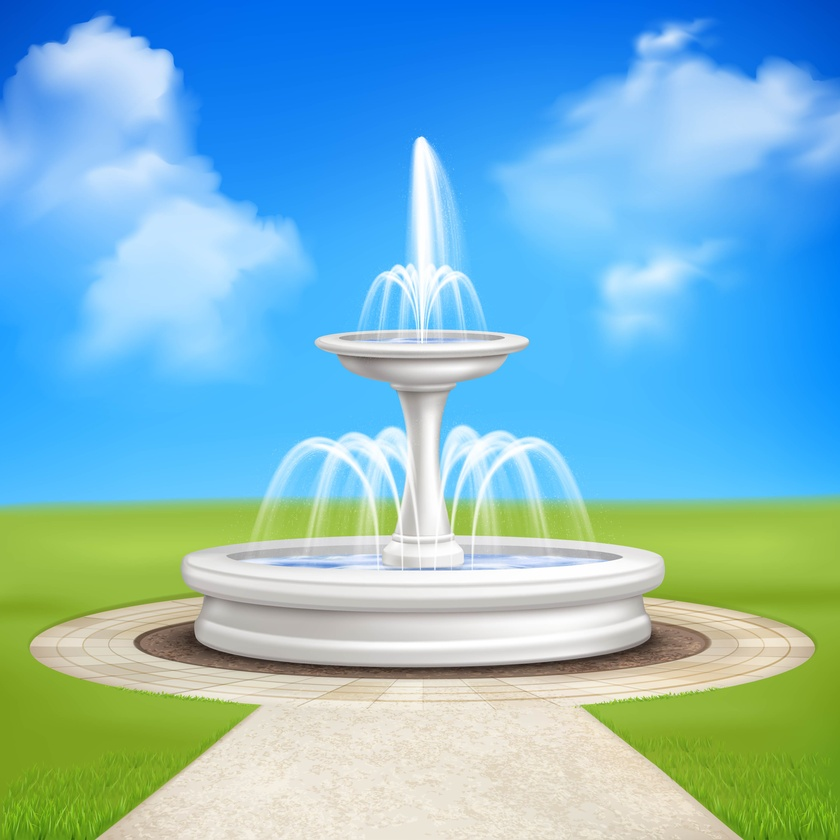
#> input picture Poisson Image Editing/pics/source.jpg, 840 x 840 px, shrunk from 4500 x 4500 before the run
$ python -i enhanced_blender.py   (imports and definitions only)   (older library calls are emulated)
#> lines starting #> are read from the running program, lines starting #| are printed output that depends on the picture; after the words box and inside, x2 and y2 are one past the last pixel; in counts of white or black regions, pixels touching at a corner belong together
import numpy as np
import cv2
from scipy import sparse
from scipy.sparse.linalg import spsolve
from scipy.ndimage import gaussian_filter, laplace
from scipy.signal import convolve2d
import matplotlib.pyplot as plt
import os
from skimage import segmentation, filters, morphology, measure
from skimage.feature import canny
from skimage.color import rgb2lab, lab2rgb, rgb2xyz, xyz2rgb
import warnings
# [1 line not run here, left out]


class AdvancedImageBlender:
    """
    Advanced Poisson Image Blender with multi-scale processing, gradient mixing,
    and enhanced boundary handling for superior blending results.
    """

    def __init__(self, num_levels=4, min_size=32):
        """
        Initialize the Advanced Image Blender.

        Args:
            num_levels (int): Number of pyramid levels for multi-scale blending
            min_size (int): Minimum image size for pyramid levels
        """
        self.num_levels = num_levels
        self.min_size = min_size

    @staticmethod
    def create_advanced_mask(img, interactive=False, use_grabcut=True, refine_edges=True):
        """
        Create an advanced mask with multiple techniques for better object extraction.

        Args:
            img: Input image
            interactive: Whether to use interactive drawing
            use_grabcut: Whether to use GrabCut algorithm
            refine_edges: Whether to refine mask edges
        """
        if interactive:
            # For web interface, we'll return an automatic mask
            # Interactive functionality would require a different implementation
            return AdvancedImageBlender._create_automatic_mask(img, use_grabcut, refine_edges)
        else:
            # Advanced automatic mask creation
            return AdvancedImageBlender._create_automatic_mask(img, use_grabcut, refine_edges)

    @staticmethod
    def _create_automatic_mask(img, use_grabcut=True, refine_edges=True):
        """Create mask automatically using multiple computer vision techniques."""
#> called with use_grabcut = True, refine_edges = True
        # Convert to different color spaces for better segmentation
        lab_img = cv2.cvtColor(img, cv2.COLOR_BGR2LAB)
#> lab_img: shape (840, 840, 3); mean of channels 0, 1, 2 196.3, 131.1, 159.9
        hsv_img = cv2.cvtColor(img, cv2.COLOR_BGR2HSV)
#> hsv_img: shape (840, 840, 3); mean H, S, V 46.3, 132.9, 228.4
        gray = cv2.cvtColor(img, cv2.COLOR_BGR2GRAY)
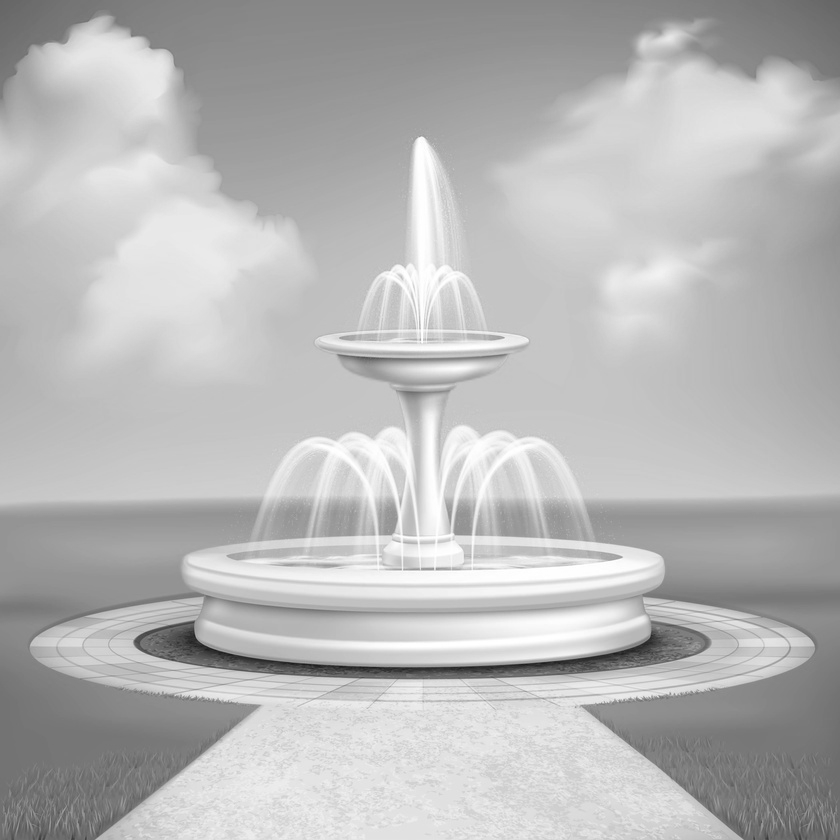
#> gray: shape (840, 840); min 26, max 255, mean 183.9

        # Method 1: Adaptive thresholding
        adaptive_thresh = cv2.adaptiveThreshold(gray, 255, cv2.ADAPTIVE_THRESH_GAUSSIAN_C,
                                               cv2.THRESH_BINARY_INV, 11, 2)
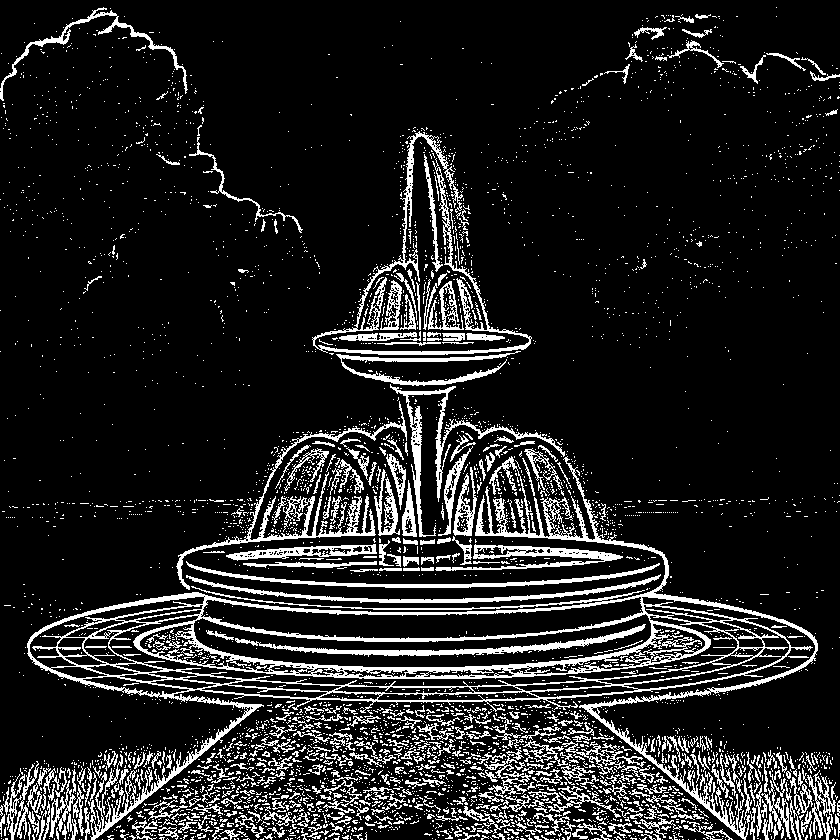
#> adaptive_thresh: shape (840, 840); 13.3% white in thin lines or dots

        # Method 2: Edge-based segmentation
        edges = canny(gray, sigma=1.0, low_threshold=50, high_threshold=150)
#> edges: shape (840, 840) bool; 1% white in thin lines or dots
        edges = morphology.binary_closing(edges, morphology.disk(2))
#> edges: shape (840, 840) bool; 1.3% white; 11 white regions, largest, box (x1, y1, x2, y2) and area: (443, 455, 815, 839) 2510, (133, 620, 712, 680) 1367, (319, 307, 529, 352) 929

        # Method 3: Color-based segmentation using K-means
        h, w = img.shape[:2]
#> h = 840; w = 840
        img_flat = img.reshape(-1, 3).astype(np.float32)
        criteria = (cv2.TERM_CRITERIA_EPS + cv2.TERM_CRITERIA_MAX_ITER, 20, 1.0)
        _, labels, centers = cv2.kmeans(img_flat, 3, None, criteria, 10, cv2.KMEANS_RANDOM_CENTERS)
#> centers = [[137.6, 170, 58.83], [202.5, 216, 220.9], [62.19, 165.7, 248.3]]

        # Find the cluster with pixels near the border (likely background)
        border_pixels = np.concatenate([
            img_flat[:w], img_flat[-w:],  # top and bottom rows
            img_flat[::w], img_flat[w-1::w]  # left and right columns
        ])
        border_labels = np.concatenate([
            labels[:w], labels[-w:],
            labels[::w], labels[w-1::w]
        ])
#> border_labels = 3360 values, max 2 at index 0, min 0 at index 840, mean 1.27

        # Most common label in border is likely background
        bg_label = np.bincount(border_labels.flatten()).argmax()
#> bg_label = 2
        kmeans_mask = (labels != bg_label).reshape(h, w).astype(np.uint8)
#> kmeans_mask: shape (840, 840); values 0 (black) and 1 (white), 55.2% white; 48 black regions (29 under 20 px), largest, box (x1, y1, x2, y2) and area: (0, 0, 840, 507) 309847, (283, 453, 326, 498) 1112, (529, 452, 565, 501) 905

        # Combine methods
        combined_mask = np.logical_or(
            np.logical_or(adaptive_thresh > 0, edges),
            kmeans_mask
        ).astype(np.uint8)
#> combined_mask: shape (840, 840); values 0 (black) and 1 (white), 57% white; 230 black regions (208 under 20 px), largest, box (x1, y1, x2, y2) and area: (0, 0, 840, 507) 299094, (283, 454, 324, 498) 751, (532, 455, 565, 500) 532

        # Clean up the mask
        kernel = cv2.getStructuringElement(cv2.MORPH_ELLIPSE, (5, 5))
        combined_mask = cv2.morphologyEx(combined_mask, cv2.MORPH_CLOSE, kernel)
#> combined_mask: shape (840, 840); values 0 (black) and 1 (white), 58.2% white; 20 black regions (2 under 20 px), largest, box (x1, y1, x2, y2) and area: (0, 0, 840, 507) 292630, (660, 50, 717, 74) 690, (212, 193, 258, 221) 500
        combined_mask = cv2.morphologyEx(combined_mask, cv2.MORPH_OPEN, kernel)
#> combined_mask: shape (840, 840); values 0 (black) and 1 (white), 57.7% white; 8 black regions (1 under 20 px), largest, box (x1, y1, x2, y2) and area: (0, 0, 840, 507) 298122, (287, 471, 308, 498) 273, (502, 488, 523, 499) 128

        # Keep only the largest connected component
        num_labels, labels_im = cv2.connectedComponents(combined_mask)
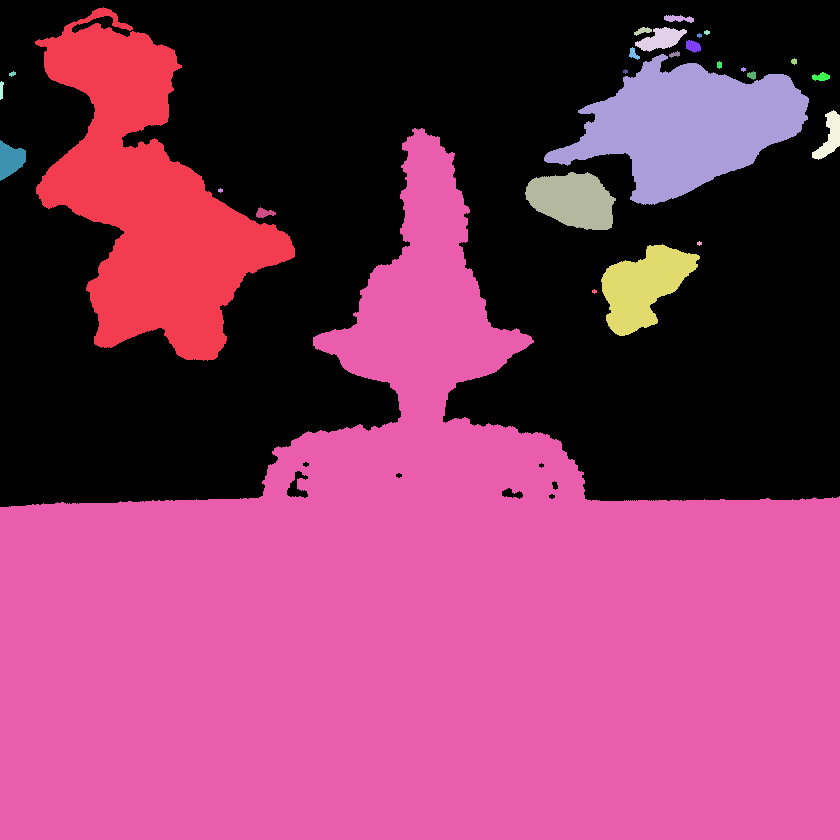
#> labels_im: shape (840, 840) int32; 28 distinct labels, from 0 to 27; one colour per label, 0 black
#> num_labels = 28
        if num_labels > 1:
            # Find largest component (excluding background)
            sizes = [np.sum(labels_im == i) for i in range(1, num_labels)]
#> sizes = 27 values, max 332629 at index 19, min 17 at index 5, mean 15072.5
            largest_component = np.argmax(sizes) + 1
#> largest_component = 20
            combined_mask = (labels_im == largest_component).astype(np.uint8)
#> combined_mask: shape (840, 840); values 0 (black) and 1 (white), 47.1% white; 1 white region, box (x1, y1, x2, y2) and area: (0, 128, 840, 840) 332629

        # Apply GrabCut refinement if requested
        if use_grabcut and np.sum(combined_mask) > 0.01 * combined_mask.size:
            combined_mask = AdvancedImageBlender._refine_with_grabcut(img, combined_mask)

        # Apply edge refinement if requested
        if refine_edges:
            combined_mask = AdvancedImageBlender._refine_mask_edges(img, combined_mask)

        return combined_mask

    @staticmethod
    def _refine_with_grabcut(img, initial_mask):
        """Refine mask using GrabCut algorithm."""
        try:
            # Create GrabCut mask
            mask_grabcut = np.zeros(img.shape[:2], np.uint8)
            mask_grabcut[initial_mask == 1] = cv2.GC_FGD  # Foreground
            mask_grabcut[initial_mask == 0] = cv2.GC_BGD  # Background

            # Set probable foreground/background around the boundary
            kernel = cv2.getStructuringElement(cv2.MORPH_ELLIPSE, (10, 10))
            dilated = cv2.dilate(initial_mask, kernel, iterations=1)
#> dilated: shape (840, 840); values 0 (black) and 1 (white), 48.4% white; 1 white region, box (x1, y1, x2, y2) and area: (0, 124, 840, 840) 341744
            eroded = cv2.erode(initial_mask, kernel, iterations=1)
#> eroded: shape (840, 840); values 0 (black) and 1 (white), 45.6% white; 1 white region, box (x1, y1, x2, y2) and area: (0, 134, 840, 840) 322012
#> in _create_automatic_mask, `combined_mask = AdvancedImageBlender._refine_with_grabcut(img, combine..`: combined_mask: shape (840, 840); values 0 (black) and 1 (white), 46.8% white; 1 white region, box (x1, y1, x2, y2) and area: (0, 134, 840, 840) 330166

            mask_grabcut[np.logical_and(dilated == 1, initial_mask == 0)] = cv2.GC_PR_BGD
            mask_grabcut[np.logical_and(initial_mask == 1, eroded == 0)] = cv2.GC_PR_FGD

            # Apply GrabCut
            bgdModel = np.zeros((1, 65), np.float64)
            fgdModel = np.zeros((1, 65), np.float64)
            cv2.grabCut(img, mask_grabcut, None, bgdModel, fgdModel, 5, cv2.GC_INIT_WITH_MASK)

            # Extract final mask
            refined_mask = np.where((mask_grabcut == cv2.GC_FGD) | (mask_grabcut == cv2.GC_PR_FGD), 1, 0).astype(np.uint8)
            return refined_mask
        except:
            return initial_mask

    @staticmethod
    def _refine_mask_edges(img, mask):
        """Refine mask edges using image gradients."""
        # Convert to grayscale
        gray = cv2.cvtColor(img, cv2.COLOR_BGR2GRAY) if len(img.shape) > 2 else img

        # Compute gradients
        grad_x = cv2.Sobel(gray, cv2.CV_64F, 1, 0, ksize=3)
        grad_y = cv2.Sobel(gray, cv2.CV_64F, 0, 1, ksize=3)
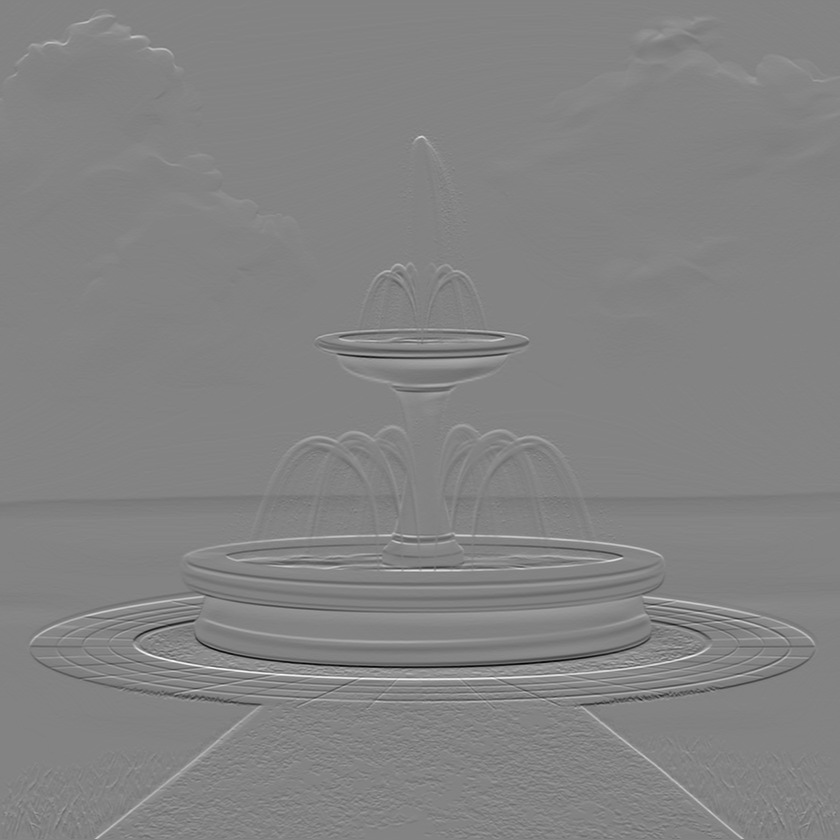
#> grad_y: shape (840, 840) float64; min -553, max 520, mean 0.6; drawn with min black and max white
        gradient_magnitude = np.sqrt(grad_x**2 + grad_y**2)

        # Normalize gradient
        gradient_magnitude = (gradient_magnitude / gradient_magnitude.max() * 255).astype(np.uint8)

        # Apply bilateral filter for edge-preserving smoothing
        mask_float = mask.astype(np.float32)
        refined_mask = cv2.bilateralFilter(mask_float, 9, 75, 75)

        # Use gradient information to refine boundaries
        boundary = cv2.dilate(mask, np.ones((3,3), np.uint8)) - cv2.erode(mask, np.ones((3,3), np.uint8))
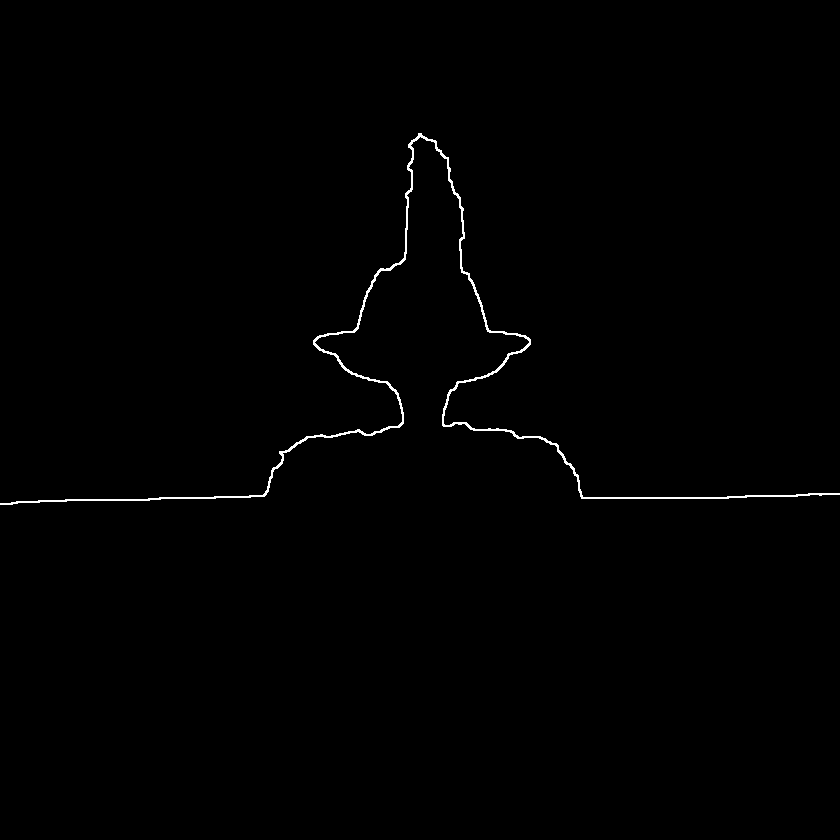
#> boundary: shape (840, 840); values 0 (black) and 1 (white), 0.57% white in thin lines or dots, all inside (x1, y1, x2, y2) = (0, 133, 840, 505)
        boundary_indices = np.where(boundary > 0)
#> boundary_indices = 3996 positions, rows 133 to 504, columns 0 to 839

        # Adjust mask values at boundaries based on gradient strength
        for i, j in zip(boundary_indices[0], boundary_indices[1]):
            if gradient_magnitude[i, j] > 50:  # Strong edge
                # Keep original mask value
                refined_mask[i, j] = mask[i, j]
            else:
                # Apply more smoothing
                refined_mask[i, j] = refined_mask[i, j] * 0.8 + mask[i, j] * 0.2
#> this loop made 3996 passes
#> (i, j) on passes 1 to 3: (133, 418), (133, 419), (133, 420)
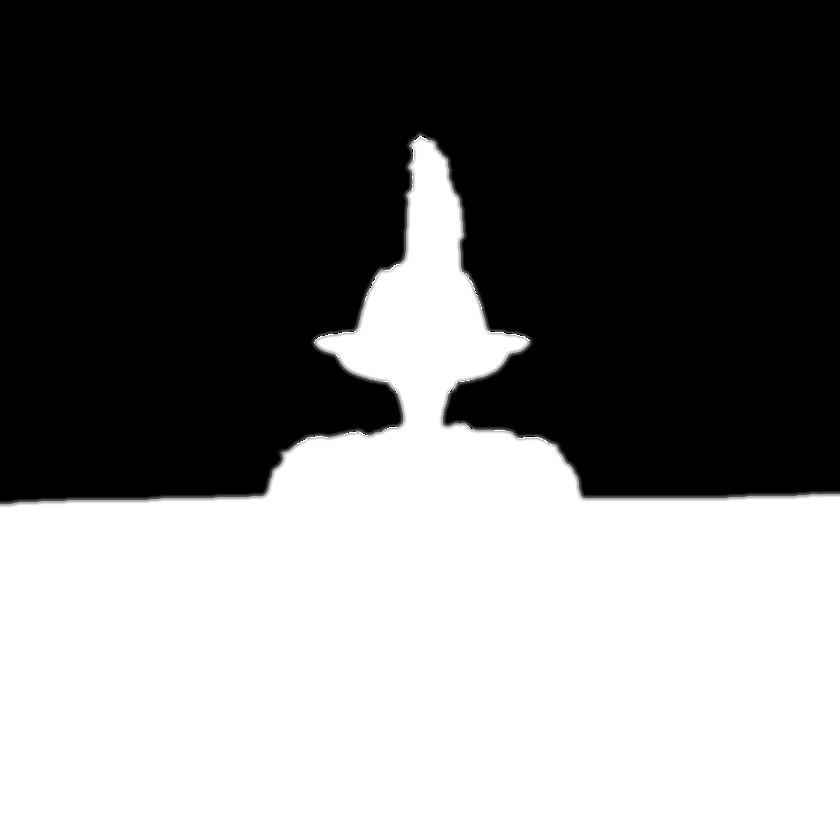
#> refined_mask: shape (840, 840) float32; min 0, max 1, mean 0.468

        return (refined_mask > 0.5).astype(np.uint8)
#> returned value: shape (840, 840); values 0 (black) and 1 (white), 46.8% white; 1 white region, box (x1, y1, x2, y2) and area: (0, 135, 840, 840) 330154

    # [439 lines left out: functions get_enhanced_laplacian_matrix, create_image_pyramid, advanced_poisson_blend, _apply_color_correction, _multi_scale_blend, _single_scale_blend and 5 more, not called in this run]


class EnhancedImageCompositor:
    """
    Enhanced Image Compositor with advanced Poisson blending, multi-scale processing,
    and intelligent automatic placement.
    """

    # [95 lines left out: functions __init__, analyze_image_content, smart_resize_and_placement, not called in this run]

>>> import cv2
>>> picture = cv2.cvtColor(cv2.imread('../pics/source.jpg'), cv2.COLOR_BGR2RGB)
>>> result = AdvancedImageBlender().create_advanced_mask(picture)
